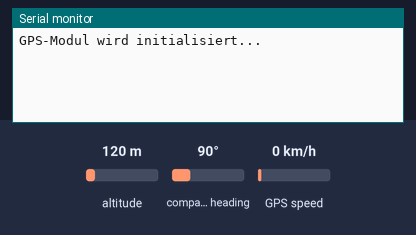
Bench run of a sketch on a simulated ESP32-C6. Shown: the last lines printed to the serial monitor. The inputs (shaded band) are chosen by the test bench; at power-on: altitude 120 m, compass heading 90°, GPS speed 0 km/h. EEPROM starts erased; the GPS gets a fix after 3 s at 37.7749, -122.4194 with 8 satellites.

Above: at 3.2 s.
3.3 s: altitude set to 20 m
At 5.6 s:
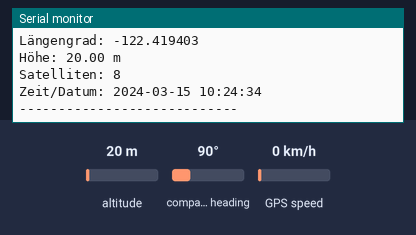
6.5 s: altitude set to 250 m
At 10.6 s:
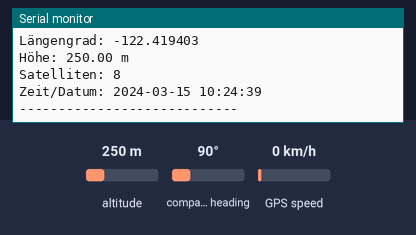

The sketch:

gps.ino
```cpp
/***************************************************
 *  14_GPS.ino
 *  Kommunikation zw. GPS-Modul und ESP32-C6 via UART
 *  Installiere Library TinyGPSPlus by Mikal Hart
 *  Verbinde:
 *  GPS-Modul: TX  <-> ESP32-C6: GPIO19 (RX)
 *  GPS-Modul: RX  <-> ESP32-C6: GPIO18 (TX)
 *  GPS-Modul: Vcc <-> ESP32-C6: 3V3
 *  GPS-Modul: GND <-> ESP32-C6: GND
 *  sollte das GPS Modul noch weitere Pins haben, einfach ignorieren

 Wenn das GPS Modul sekündlich blau blinkt, wird ein GPS Signal empfangen.
 Die quadratische Keramikantenne muss mut dem Punkt nach oben positioniert werden. Glatte Seite unten.
 Ausgabe:

 Breitengrad: 0.000000
 Längengrad: 0.000000
 Höhe: 0.00 m
 Satelliten: 0
 Zeit/Datum: 2026-08-22 15:53:34
 ***************************************************/


#include <TinyGPS++.h>
#include <HardwareSerial.h>
#include <Preferences.h>

// Instanz der TinyGPS++ Bibliothek
TinyGPSPlus gps;

// HardwareSerial für GPS-Daten
HardwareSerial SerialGPS(1);  // UART1 für das GPS-Modul
Preferences preferences;

// Globale Variablen für GPS Daten
float latitude = 0;
float longitude = 0;
float altitude = 0;
String timeString = "";
int satellites = 0;

// WICHTIG: Der Timer muss zwingend hier oben (global) deklariert werden!
unsigned long lastPrintTime = 0;

void setup() {
  delay(2000);
  Serial.begin(115200);                       // Serielle Kommunikation mit PC
  SerialGPS.begin(9600, SERIAL_8N1, 19, 18);  // GPS: Baudrate 9600, RX=GPIO 19, TX=GPIO 18
  Serial.println("GPS-Modul wird initialisiert...");
}

void loop() {
  // 1. Daten kontinuierlich in TinyGPS einspeisen (verhindert Buffer-Überlauf)
  while (SerialGPS.available() > 0) {
    char c = SerialGPS.read();
    gps.encode(c);
  }

  // 2. Timer: Ist die letzte Ausgabe 5000 Millisekunden (5 Sekunden) her?
  if (millis() - lastPrintTime >= 5000) {
    lastPrintTime = millis(); // Timer sofort aktualisieren

    // Jetzt rufen wir die Ausgabe exakt 1 Mal alle 5 Sekunden auf
    displayGPSData();
  }
}

// Funktion, um GPS-Daten auf der Konsole auszugeben
void displayGPSData() {
  if (!gps.location.isValid()) {

    preferences.begin("gps", true);   // Namensraum "gps" öffnen (true = Lesezugriff)
    latitude = preferences.getFloat("latitude", 0);  // der 2. Parameter gibt an, was angezeigt werden soll, wenn es keinen Wert im Speicher hat
    longitude = preferences.getFloat("longitude", 0);
    altitude = preferences.getFloat("altitude", 0);
    satellites = 0;
    timeString = preferences.getString("timeString", "");
    preferences.end();
  }
  else {
    // Neue, gültige Daten vom GPS auslesen
    if (gps.location.isUpdated() && gps.location.isValid()) {
      latitude = gps.location.lat();
      longitude = gps.location.lng();
    }

    if (gps.altitude.isUpdated()) {
      altitude = gps.altitude.meters();
    }
    if (gps.satellites.isUpdated()) {
      satellites = gps.satellites.value();
    }

    if (gps.date.isUpdated() && gps.time.isUpdated()) {
      char timeBuf[32];
      snprintf(timeBuf, sizeof(timeBuf), "%04d-%02d-%02d %02d:%02d:%02d",
               gps.date.year(), gps.date.month(), gps.date.day(),
               gps.time.hour(), gps.time.minute(), gps.time.second());
      timeString = String(timeBuf);
    }

    // Werte in Preferences speichern (false = Schreibzugriff)
    // Info: putFloat/putInt schreiben automatisch nur dann in den Flash,
    // wenn sich der Wert auch wirklich geändert hat (schont den Speicherchip!).
    preferences.begin("gps", false);
    preferences.putFloat("latitude", latitude);
    preferences.putFloat("longitude", longitude);
    preferences.putFloat("altitude", altitude);
    preferences.putString("timeString", timeString);
    preferences.end();
  }

  // Ausgabe
  Serial.printf("Breitengrad: %.6f\n", latitude);
  Serial.printf("Längengrad: %.6f\n", longitude);
  Serial.printf("Höhe: %.2f m\n", altitude);
  Serial.printf("Satelliten: %d\n", satellites);
  Serial.printf("Zeit/Datum: %s\n", timeString.c_str());
  Serial.println("----------------------------");
}
```

Measured:
- after the input at 3.3 s, the serial monitor: prints a new line after 1.7 s (image 1)
- after the input at 6.5 s, the serial monitor: prints a new line after 3.5 s (image 2)
